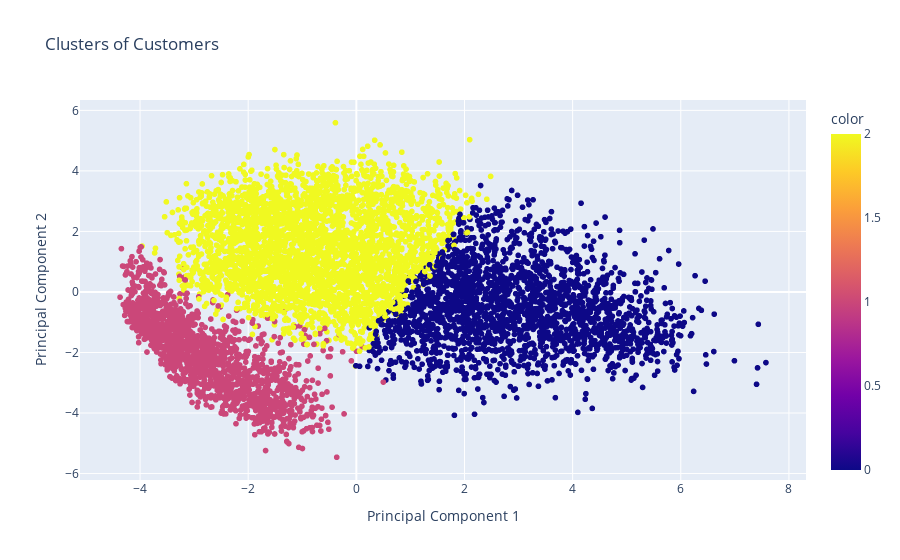

Source (notebook cell):
### Markdown cell above
### Plot the clusters and review the separate groups

### Code cell
# create a plotly express scatter plot to show the clusters for first two PCA components
fig = px.scatter(x=components[:, 0], y=components[:, 1], color=kmeans.labels_, title='Clusters of Customers')
fig.update_xaxes(title_text='Principal Component 1')
fig.update_yaxes(title_text='Principal Component 2')
fig.show()

### Figure 1 — Plotly figure (JSON) as saved in the notebook; plotly's stock layout.template omitted (floating-point values rounded to 4 significant figures; data arrays with more than 128 entries replaced by an {"elided": "..."} marker saying what was removed)
{"data": [{"hovertemplate": "x=%{x}<br>y=%{y}<br>color=%{marker.color}<extra></extra>", "legendgroup": "", "marker": {"color": {"elided": "7043 int values"}, "coloraxis": "coloraxis", "symbol": "circle"}, "mode": "markers", "name": "", "showlegend": false, "type": "scattergl", "x": {"elided": "7043 float values"}, "xaxis": "x", "y": {"elided": "7043 float values"}, "yaxis": "y"}], "layout": {"coloraxis": {"colorbar": {"title": {"text": "color"}}, "colorscale": [[0, "#0d0887"], [0.1111, "#46039f"], [0.2222, "#7201a8"], [0.3333, "#9c179e"], [0.4444, "#bd3786"], [0.5556, "#d8576b"], [0.6667, "#ed7953"], [0.7778, "#fb9f3a"], [0.8889, "#fdca26"], [1, "#f0f921"]]}, "legend": {"tracegroupgap": 0}, "title": {"text": "Clusters of Customers"}, "xaxis": {"anchor": "y", "domain": [0, 1], "title": {"text": "Principal Component 1"}}, "yaxis": {"anchor": "x", "domain": [0, 1], "title": {"text": "Principal Component 2"}}}}
